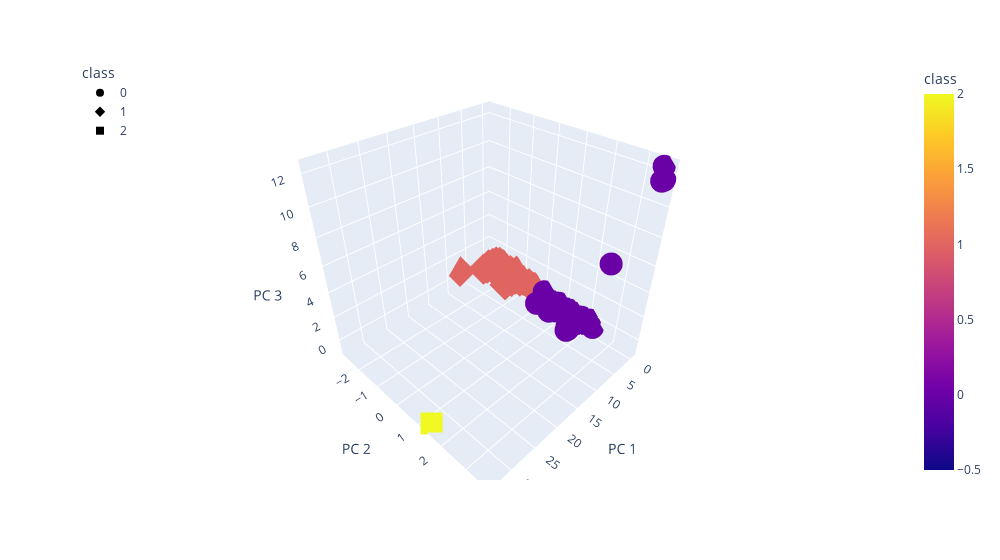

Here is the notebook cell this chart was saved with:
### Code cell
fig = px.scatter_3d( 
    clustered_df, 
    x= "PC 1", 
    y= "PC 2", 
    z= "PC 3",
    color= "class", 
    symbol= "class",  
    hover_name="CoinName", 
    hover_data = ["Algorithm"],
    width=1000,
)
fig.update_layout(legend=dict(x=0, y=1))
fig.show()

### Figure 1 — Plotly figure (JSON) as saved in the notebook; plotly's stock layout.template omitted (floating-point values rounded to 4 significant figures; data arrays with more than 128 entries replaced by an {"elided": "..."} marker saying what was removed)
{"data": [{"customdata": {"elided": "266x1 str values"}, "hovertemplate": "<b>%{hovertext}</b><br><br>class=%{marker.color}<br>PC 1=%{x}<br>PC 2=%{y}<br>PC 3=%{z}<br>Algorithm=%{customdata[0]}<extra></extra>", "hovertext": {"elided": "266 str values"}, "legendgroup": "0", "marker": {"color": {"elided": "266 int values"}, "coloraxis": "coloraxis", "symbol": "circle"}, "mode": "markers", "name": "0", "scene": "scene", "showlegend": true, "type": "scatter3d", "x": {"elided": "266 float values"}, "y": {"elided": "266 float values"}, "z": {"elided": "266 float values"}}, {"customdata": {"elided": "224x1 str values"}, "hovertemplate": "<b>%{hovertext}</b><br><br>class=%{marker.color}<br>PC 1=%{x}<br>PC 2=%{y}<br>PC 3=%{z}<br>Algorithm=%{customdata[0]}<extra></extra>", "hovertext": {"elided": "224 str values"}, "legendgroup": "1", "marker": {"color": {"elided": "224 int values"}, "coloraxis": "coloraxis", "symbol": "diamond"}, "mode": "markers", "name": "1", "scene": "scene", "showlegend": true, "type": "scatter3d", "x": {"elided": "224 float values"}, "y": {"elided": "224 float values"}, "z": {"elided": "224 float values"}}, {"customdata": [["TRC10"]], "hovertemplate": "<b>%{hovertext}</b><br><br>class=%{marker.color}<br>PC 1=%{x}<br>PC 2=%{y}<br>PC 3=%{z}<br>Algorithm=%{customdata[0]}<extra></extra>", "hovertext": ["BitTorrent"], "legendgroup": "2", "marker": {"color": [2], "coloraxis": "coloraxis", "symbol": "square"}, "mode": "markers", "name": "2", "scene": "scene", "showlegend": true, "type": "scatter3d", "x": [33.22], "y": [1.351], "z": [-0.9182]}], "layout": {"coloraxis": {"colorbar": {"title": {"text": "class"}}, "colorscale": [[0, "#0d0887"], [0.1111, "#46039f"], [0.2222, "#7201a8"], [0.3333, "#9c179e"], [0.4444, "#bd3786"], [0.5556, "#d8576b"], [0.6667, "#ed7953"], [0.7778, "#fb9f3a"], [0.8889, "#fdca26"], [1, "#f0f921"]]}, "legend": {"title": {"text": "class"}, "tracegroupgap": 0, "x": 0, "y": 1}, "margin": {"t": 60}, "scene": {"domain": {"x": [0, 1], "y": [0, 1]}, "xaxis": {"title": {"text": "PC 1"}}, "yaxis": {"title": {"text": "PC 2"}}, "zaxis": {"title": {"text": "PC 3"}}}, "width": 1000}}
